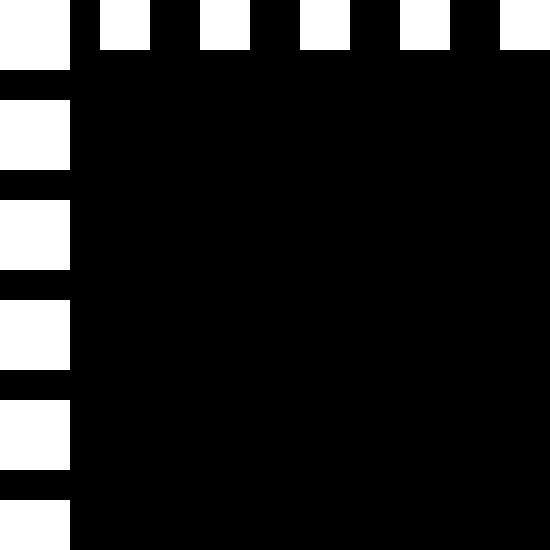
Frame 1 (no input)
Frame 60 (the mouse pressed at the canvas centre just before this capture): identical to frame 1, image omitted
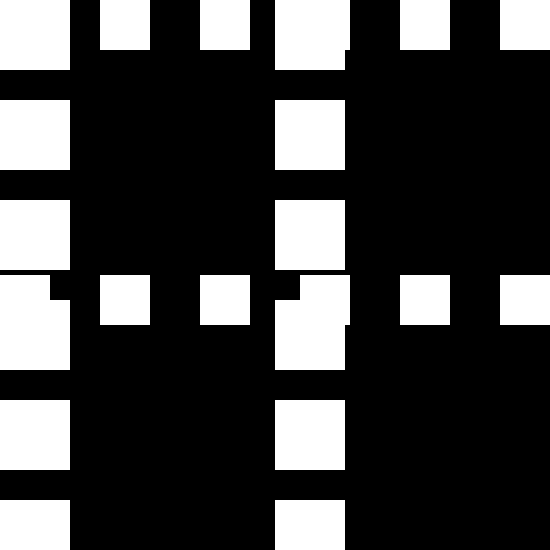
Frame 120 (the mouse held since frame 60 and released just before this capture)

The Processing sketch that drew these frames (run headless with seeded random() and noise(); from frame 60 on, the mouse is pressed at the canvas centre):

// Processing sketch: processing_164605
// ── processing_164605.pde

//Move mouse to make tiny rectangles
//create a 550x500px square and set as background
void setup(){
size(550,550);
//background color is light blue
background(0,0,0);
}
void draw(){
//set these rectangles as a group 1
noStroke();
fill(255,255,255);
rect(mouseX,0,70,70);
rect(0,mouseY,50,50);
//again group 2
noStroke();
fill(255,255,255);
rect(mouseX,100,70,70);
rect(100,mouseY,50,50);
// group 3
noStroke();
fill(255,255,255);
rect(mouseX,200,70,70);
rect(200,mouseY,50,50);
//group 4 
noStroke();
fill(255,255,255);
rect(mouseX,300,70,70);
rect(300,mouseY,50,50);
//group 5
noStroke();
fill(255,255,255);
rect(mouseX,400,70,70);
rect(400,mouseY,50,50);
//group 6
noStroke();
fill(255,255,255);
rect(mouseX,500,70,70);
rect(500,mouseY,50,50);
}
